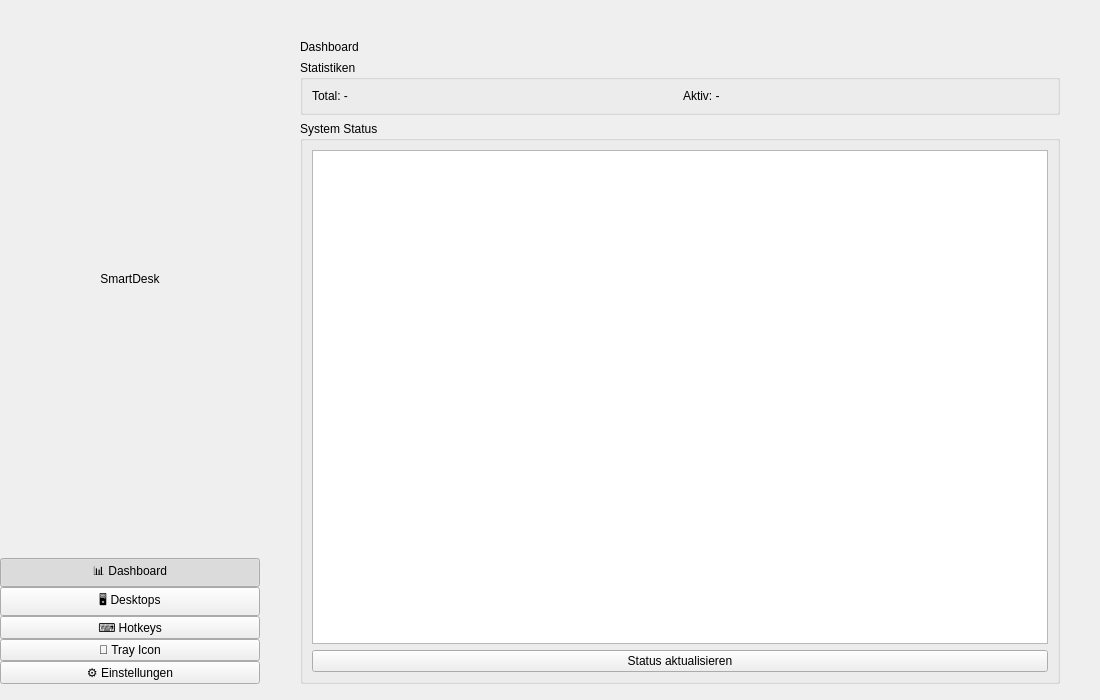
<?xml version="1.0" encoding="UTF-8"?>
<ui version="4.0">
 <class>MainForm</class>
 <widget class="QWidget" name="MainForm">
  <property name="geometry">
   <rect>
    <x>0</x>
    <y>0</y>
    <width>1100</width>
    <height>700</height>
   </rect>
  </property>
  <property name="windowTitle">
   <string>SmartDesk Manager</string>
  </property>
  <layout class="QHBoxLayout" name="horizontalLayout">
   <property name="spacing"><number>0</number></property>
   <property name="leftMargin"><number>0</number></property>
   <property name="topMargin"><number>0</number></property>
   <property name="rightMargin"><number>0</number></property>
   <property name="bottomMargin"><number>0</number></property>
   
   <!-- SIDEBAR -->
   <item>
    <widget class="QFrame" name="sidebar">
     <property name="minimumSize"><size><width>260</width><height>0</height></size></property>
     <property name="maximumSize"><size><width>260</width><height>16777215</height></size></property>
     <layout class="QVBoxLayout" name="verticalLayout_sidebar">
      <property name="spacing"><number>0</number></property>
      <property name="leftMargin"><number>0</number></property>
      <property name="rightMargin"><number>0</number></property>
      <property name="topMargin"><number>0</number></property>
      
      <item>
       <widget class="QLabel" name="label_logo">
        <property name="text"><string>SmartDesk</string></property>
        <property name="alignment"><set>Qt::AlignCenter</set></property>
       </widget>
      </item>
      
      <item>
       <widget class="QPushButton" name="btn_nav_dashboard">
        <property name="text"><string>📊 Dashboard</string></property>
        <property name="checkable"><bool>true</bool></property>
        <property name="checked"><bool>true</bool></property>
        <property name="autoExclusive"><bool>true</bool></property>
        <property name="class" stdset="0"><string>nav-btn</string></property>
       </widget>
      </item>
      <item>
       <widget class="QPushButton" name="btn_nav_desktops">
        <property name="text"><string>🖥️ Desktops</string></property>
        <property name="checkable"><bool>true</bool></property>
        <property name="autoExclusive"><bool>true</bool></property>
        <property name="class" stdset="0"><string>nav-btn</string></property>
       </widget>
      </item>
      <item>
       <widget class="QPushButton" name="btn_nav_hotkeys">
        <property name="text"><string>⌨️ Hotkeys</string></property>
        <property name="checkable"><bool>true</bool></property>
        <property name="autoExclusive"><bool>true</bool></property>
        <property name="class" stdset="0"><string>nav-btn</string></property>
       </widget>
      </item>
      <item>
       <widget class="QPushButton" name="btn_nav_tray">
        <property name="text"><string>🔧 Tray Icon</string></property>
        <property name="checkable"><bool>true</bool></property>
        <property name="autoExclusive"><bool>true</bool></property>
        <property name="class" stdset="0"><string>nav-btn</string></property>
       </widget>
      </item>
      <item>
       <widget class="QPushButton" name="btn_nav_settings">
        <property name="text"><string>⚙️ Einstellungen</string></property>
        <property name="checkable"><bool>true</bool></property>
        <property name="autoExclusive"><bool>true</bool></property>
        <property name="class" stdset="0"><string>nav-btn</string></property>
       </widget>
      </item>
      
      <item><spacer name="verticalSpacer"><property name="orientation"><enum>Qt::Vertical</enum></property></spacer></item>
     </layout>
    </widget>
   </item>

   <!-- CONTENT -->
   <item>
    <widget class="QStackedWidget" name="stackedWidget">
     
     <!-- PAGE 1: DASHBOARD -->
     <widget class="QWidget" name="page_dashboard">
      <layout class="QVBoxLayout" name="verticalLayout_dash">
       <property name="leftMargin"><number>40</number></property>
       <property name="topMargin"><number>40</number></property>
       <property name="rightMargin"><number>40</number></property>
       
       <item><widget class="QLabel" name="label_dash_title">
           <property name="text"><string>Dashboard</string></property>
           <property name="class" stdset="0"><string>page-title</string></property>
       </widget></item>
       
       <!-- Stats Grid -->
       <item>
        <layout class="QHBoxLayout" name="horizontalLayout_stats">
         <item>
          <widget class="QGroupBox" name="group_stats">
           <property name="title"><string>Statistiken</string></property>
           <layout class="QGridLayout" name="gridLayout_stats">
             <item row="0" column="0"><widget class="QLabel" name="label_stat_total"><property name="text"><string>Total: -</string></property></widget></item>
             <item row="0" column="1"><widget class="QLabel" name="label_stat_active"><property name="text"><string>Aktiv: -</string></property></widget></item>
           </layout>
          </widget>
         </item>
        </layout>
       </item>

       <item>
        <widget class="QGroupBox" name="group_status">
         <property name="title"><string>System Status</string></property>
         <layout class="QVBoxLayout" name="verticalLayout_status">
          <item>
           <widget class="QTextEdit" name="text_status_log">
            <property name="readOnly"><bool>true</bool></property>
           </widget>
          </item>
          <item>
           <widget class="QPushButton" name="btn_refresh_dashboard">
            <property name="text"><string>Status aktualisieren</string></property>
            <property name="class" stdset="0"><string>action-btn</string></property>
           </widget>
          </item>
         </layout>
        </widget>
       </item>
       
       <item><spacer name="verticalSpacer_dash"><property name="orientation"><enum>Qt::Vertical</enum></property></spacer></item>
      </layout>
     </widget>

    </widget>
   </item>
  </layout>
 </widget>
</ui>
